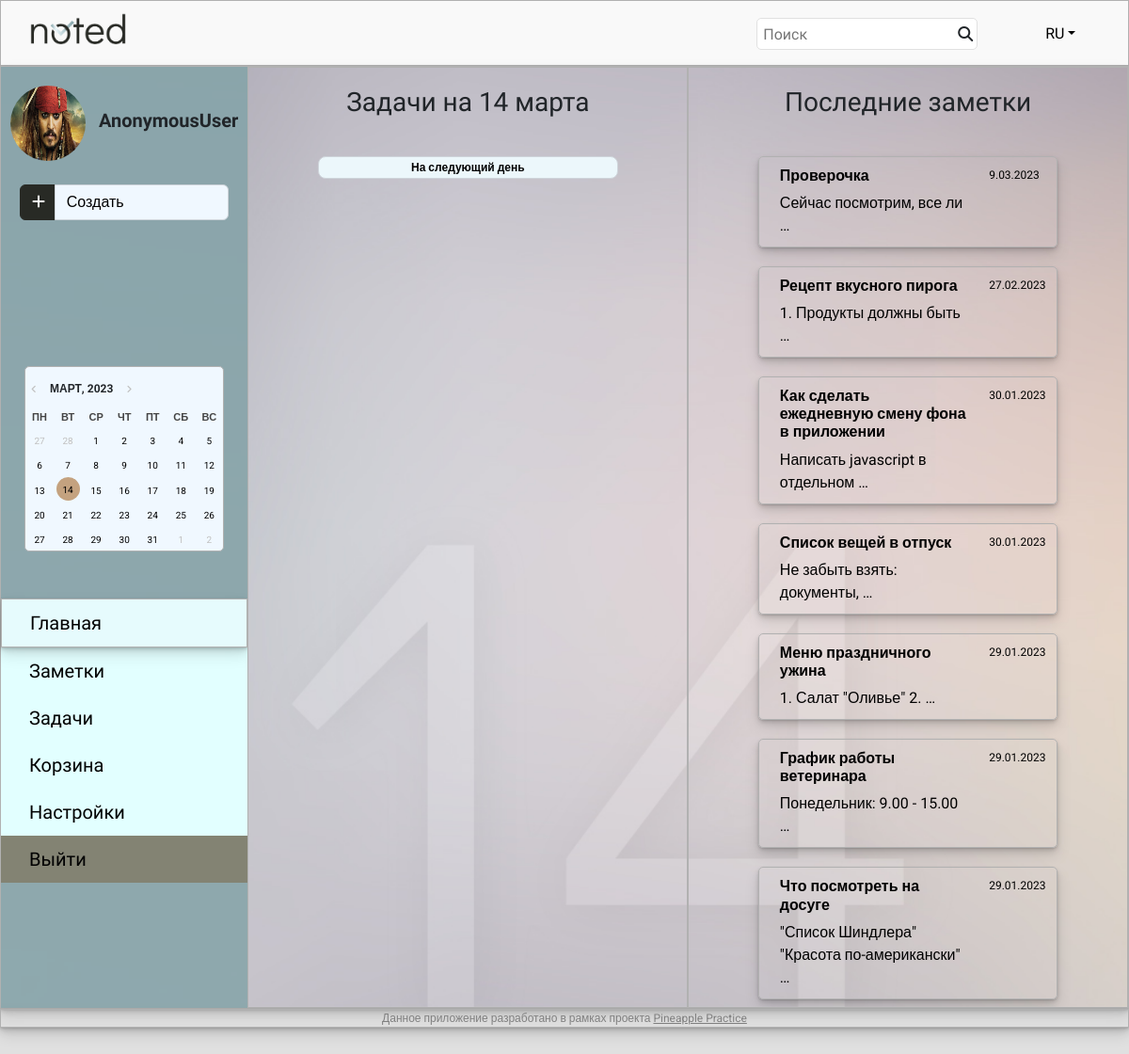
Before: /main/ with the older database file.
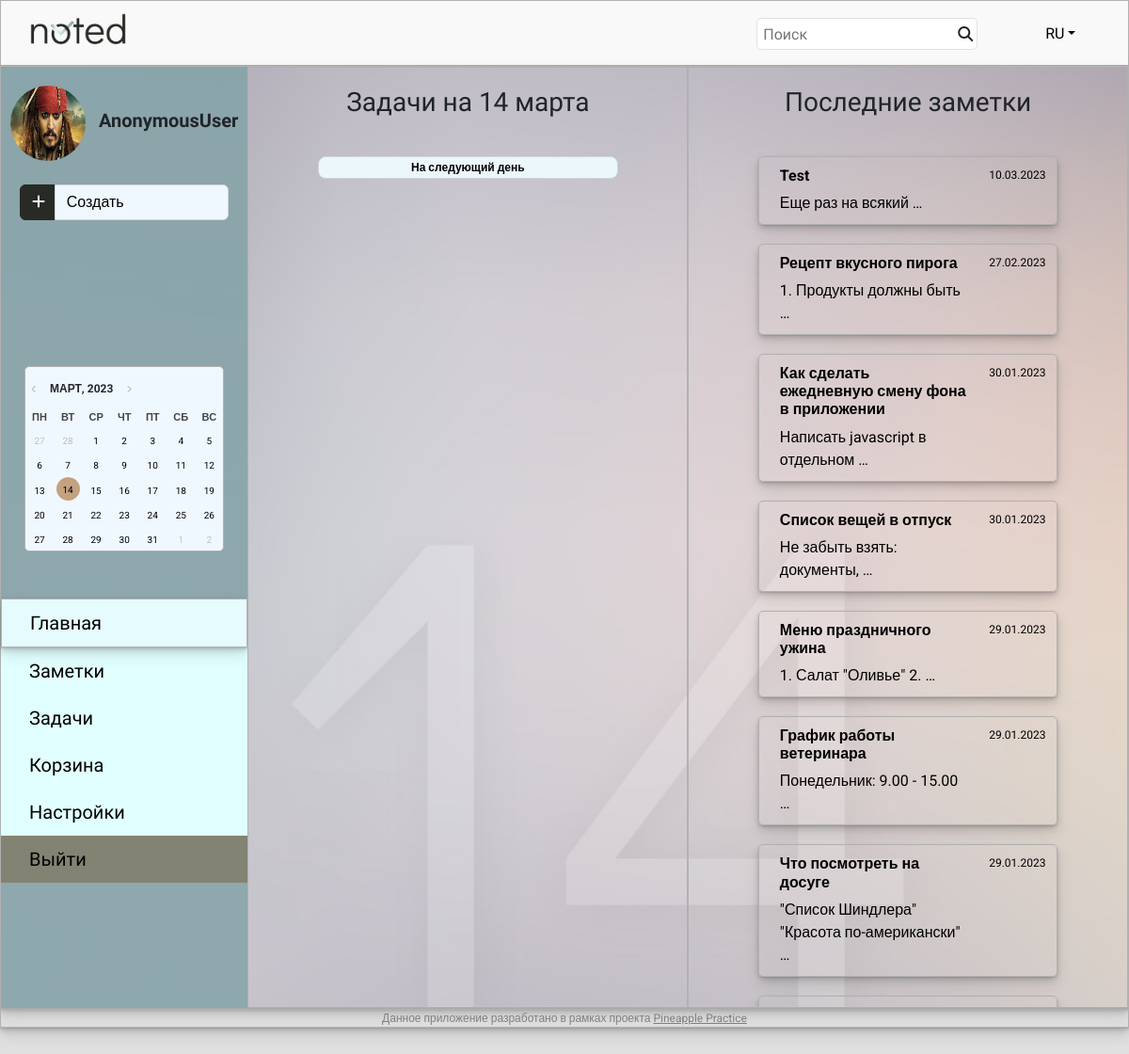
After: the same page with the newer database file.
### notes/models.py (models this page shows, shortened)
class Note(models.Model):
    note_title = models.CharField(max_length=250)
    note_text = models.TextField()
    note_time = models.DateField()
    note_author = models.ForeignKey(User, on_delete=models.CASCADE)
    note_trash = models.BooleanField(default=False)

### notes/views.py (the view)
# urls.py: path('', main_page, name='main'),
def main_page(request):
    today = datetime.date.today()
    next_date = today + datetime.timedelta(days=1)
    today_tasks = Task.objects.filter(task_time=today)
    notes = Note.objects.all().order_by('-note_time')
    month_list = ['января', 'февраля', 'марта', 'апреля', 'мая', 'июня',
                  'июля', 'августа', 'сентября', 'октября', 'ноября', 'декабря']
    today = f'{today.day} {month_list[int(today.month) - 1]}'
    return render(request, 'main2.html', context={'today_tasks': today_tasks, 'notes': notes, 'date': today, 'next_date': next_date})

### notes/path_converters.py (called while the page is built)
    def to_url(self, value: date):
        return value.strftime('%d-%m-%Y')

### templates/main2.html (shortened to what this page needs)
{% extends "default.html" %}
{% block content %}
    <div class="container-xxl main-main">
        <div class="row">
            <div class="col-auto col-2.5 sidebar">
                <div class="ava">
                    <img src="/static/images/vorobey.jpg" alt="Avatar" width="80" height="80" class="rounded-circle">
                    <span class="username">{{ request.user }}</span>
                </div>
                <div class="input-group dropdown">
                    <button type="button" class="btn btn-primary dropdown-toggle" id="dropdownMenuButton1" data-bs-toggle="dropdown" aria-expanded="false" style="background: #282A25; border-color: #282A25; width: 17%;">
                        <i class="fas fa-plus" aria-hidden="true"></i>
                    </button>
                    <button type="button" class="btn btn-primary" style="background: #f0f8ff; color: black; border: 1px solid #ced4da; width: 83.4%; text-align: left;">Создать</button>
                </div>
                <div class="calendar-wrapper">
                    <button id="btnPrev" type="button" style="margin-top: 15px;"></button>
                    <h6 id="headCal"></h6>
                    <button id="btnNext" type="button"></button>
                    <div id="divCal"></div>
                </div>
                <div class="nav-list">
                    <ul style="list-style-type: none;">
                        <li class="current_page"><a href="{% url 'main' %}">Главная</a></li>
                        <li><a href="{% url 'notes' %}">Заметки</a></li>
                        <li><a href="{% url 'signin' %}">Задачи</a></li>
                        <li><a href="{% url 'signin' %}">Корзина</a></li>
                        <li><a href="{% url 'signin' %}">Настройки</a></li>
                        <li style="background: rgba(108, 100, 81, 0.8);"><a href="{% url 'logout' %}">Выйти</a></li>
                    </ul>
                </div>
            </div>
            <div class="col" id="tasks-notes">
                <div class="row">
                    <div class="col-6 tasks">
                        <h3 style="text-align: center; font-family: 'Didact Gothic', sans-serif; margin-top: 20px; margin-bottom: 40px;">Задачи на {{ date }}</h3>
                        <div class="col-8 offset-2">
                            <div class="next-button">
                            <button type="button" class="btn btn-primary"><a href="{% url 'date_notes' next_date %}">На следующий день</a></button>
                            </div>
                        </div>
                    </div>
                    <div class="col-6 notes">
                        <h3 style="text-align: center; font-family: 'Didact Gothic', sans-serif; margin-top: 20px; margin-bottom: 40px;">Последние заметки</h3>
                        <div class="col-8 offset-2 main-notes">
                        {% for note in notes %}
                            <a href="{% url 'note_details' note.id %}">
                                <div class="row note-block">
                                    <div class="col-9">
                                        <h6><b>{{ note.note_title }}</b></h6>
                                        {{ note.note_text | truncatewords:4 }}
                                    </div>
                                    <div class="col-3 ms-auto note_date">
                                        {{ note.note_time | date:"j.m.Y" }}
                                    </div>
                                </div>
                            </a>
                        {% endfor %}
                        </div>
                    </div>
                </div>
            </div>
        </div>
    </div>
{% endblock content %}

Changed rows visible on the page:
removed Note: note_title "Проверочка", note_text "Сейчас посмотрим, все ли …", note_time "9.03.2023"
added Note: note_title "Test", note_text "Еще раз на всякий …", note_time "10.03.2023"
